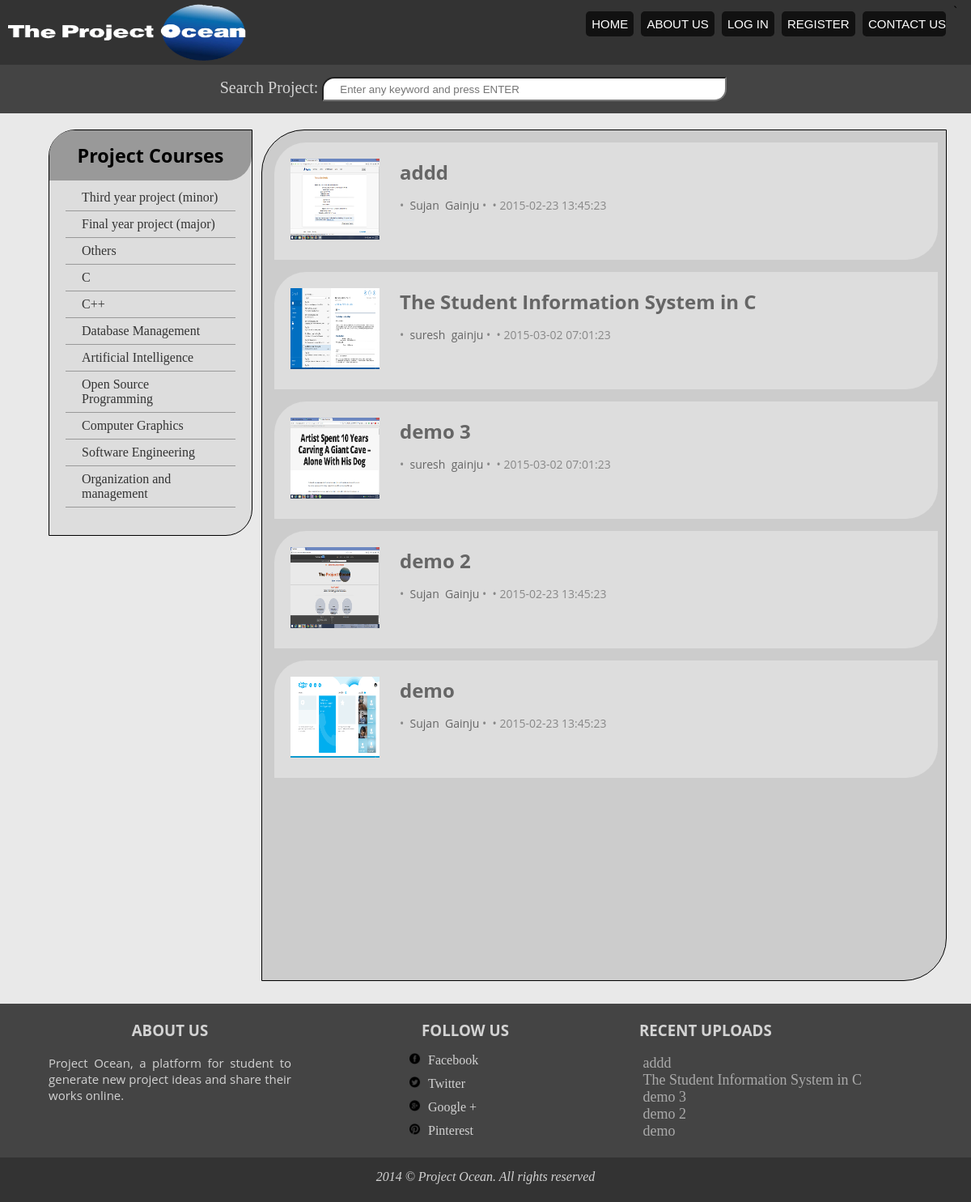
The app's page /home.php with its own data.
### tables this page shows
CREATE TABLE IF NOT EXISTS `projects` (
`project_id` int(4) NOT NULL,
  `title` varchar(255) NOT NULL,
  `description` text NOT NULL,
  `catagory` varchar(255) NOT NULL,
  `image` varchar(255) NOT NULL,
  `mainfile` varchar(255) NOT NULL,
  `filelink` varchar(255) NOT NULL,
  `user_id` int(4) NOT NULL,
  `date` timestamp NOT NULL DEFAULT CURRENT_TIMESTAMP
);

CREATE TABLE IF NOT EXISTS `user` (
`user_id` int(4) NOT NULL,
  `firstname` varchar(225) NOT NULL,
  `lastname` varchar(225) NOT NULL,
  `email` varchar(225) NOT NULL,
  `username` varchar(225) NOT NULL,
  `password` varchar(225) NOT NULL,
  `date` timestamp NOT NULL DEFAULT CURRENT_TIMESTAMP ON UPDATE CURRENT_TIMESTAMP
);

### class/database.php (called while the page is built, shortened)
<?php
class database
{
	private $host;
	private $username;
	private $password;
	function __construct()
	{
		$this->host = "localhost";
		$this->username = "root";
		$this->password = "";
		$this->database = "project";
	}
	 private function connect()
	{
		$this->con = mysql_connect($this->host, $this->username, $this->password);
		return($this->con);
	}
}
?>

### class/itemClass.php (called while the page is built, shortened)
<?php
class itemClass extends database{
		public function exec($sql){
			if(empty($sql)){
				return mysql_error();
			}
			else{
				return mysql_query($sql);
			}
		}
		public function viewall(){
			$sql="select * from projects,user where projects.user_id=user.user_id order by projects.date desc";
			return $this->exec($sql);
		}
		public function viewfooter(){
			$sql="select * from projects,user where projects.user_id=user.user_id order by projects.date desc limit 0,5";
			return $this->exec($sql);
		}
}
$item = new itemClass();
?>

### home.php (the view, shortened to what this page needs)
<?php
	include_once("class/classes.php");
	$query=$item->viewall();
	$num=mysql_num_rows($query);
	if($num>0){
?>
<html>
<head>
	<link rel="stylesheet" type="text/css" href="css/style.css">
</head>
<body>
		<?php
		include('include/menu.php');
		?>
		<?php
			include("include/search_bar.php");
		?>
	<div class="content">
		<div class="wrapper">
			<div class="left-sidebar">
				<div class="courses">
					<div class="title">
						<h3> Project Courses </h3>
					</div>
				<ul class="list">
						<li><a href="search.php?search=major"> Third year project (minor) </a> </li>
						<li><a href="search.php?search=minor"> Final year project (major) </a> </li>
						<li><a href="search.php?search=other"> Others </a> </li>
						<li><a href="search.php?search=c"> C </a> </li>
						<li><a href="search.php?search=cpp"> C++ </a> </li>
						<li><a href="search.php?search=database"> Database Management </a> </li>
						<li><a href="search.php?search=ai"> Artificial Intelligence </a> </li>
						<li><a href="search.php?search=fosp"> Open Source Programming </a> </li>
						<li><a href="search.php?search=graphics"> Computer Graphics </a> </li>
						<li><a href="search.php?search=software"> Software Engineering </a> </li>
						<li><a href="search.php?search=management"> Organization and management </a> </li>
					</ul>
				</div>
			</div>
			<div class="posts">
				<?php
						while($data=mysql_fetch_array($query)){
					?>
						<div class="post">
							<div class="image">
								<?php $imgName = $data['image']; ?>
   								<img src="up_image/<?PHP echo $imgName;?>" width="110px" height="100px">
							</div>
							<div class="ptitle">
								<h2><a href="post.php?project_id=<?php echo $data['project_id']; ?>"> <?php echo $data['title']; ?> </a></h2>
								<p> &bull;&nbsp;<a href="profile.php?user=<?php echo $data['username'] ?>"> <?php echo $data['firstname'];?>
									&nbsp;<?php echo $data['lastname']; ?> </a>
									&bull;&nbsp;<?php echo $data['college']; ?>
									&bull;&nbsp;<?php echo $data['date']; ?>
								</p>
							</div>
						</div>
					<?php
						}
					?>
					<?php
						}
						else{
							echo "NO items found";
						}
					?>
				</div>
			</div>
		</div>
        <?php
			include("include/footer.php");
		?>
</body>
</html>

### include/menu.php
<?php
if(!isset($_SESSION['uname'])){
			include("include/header.php");
		}
		else{
			include("include/lheader.php");
		}
		?>

### include/header.php
<header>
			<div class="header">
				<div class="wrapper">`
					<div class="title">
						<a href="index.php"><img src="image/Logo.png" width=300px height=70px></a>
					</div>
					<div class="nav">
						<ul>
							<li><a href="index.php">HOME</a></li>
							<li class="smooth"><a href="#about">ABOUT US</a></li>
							<li><a href="login.php">LOG IN</a></li>
							<li><a href="register.php">REGISTER</a></li>
							<li><a href="contact.php">CONTACT US</a></li>
						</ul>
					</div>
				</div>
			</div>
		</header>

### include/search_bar.php
<div class="search">
			<div class="wrapper">
				<form name="searchform" method="GET" action="search.php">
					Search Project:  <input class="s1" type="search" placeholder="Enter any keyword and press ENTER" name="search" value="">
				</form>
			</div>
		</div>

### include/footer.php
<?php
	include_once("class/itemClass.php");
	$query=$item->viewfooter();
?>
<footer>
        	<div class="subfooter">
				<div class="wrapper">
					<div class="about" id="about">
						<h3 align="center">ABOUT US </h3>
						<br>
						<p> Project Ocean, a platform for student to generate new project ideas and share their works online. </p>
					</div>
					<div class="social">
						<h3 align="center">FOLLOW US</h3>
						<ul class="list">
							<li><a href="#"> <img src="image/facebook.png" width="15px">Facebook</a></li>
							<li><a href="#"><img src="image/twitter.png" width="15px">Twitter</a></li>
							<li><a href="#"><img src="image/google.png" width="15px">Google +</a></li>
							<li><a href="#"><img src="image/pinterest.png" width="15px">Pinterest</a></li>
						</ul>
					</div>
					<div class="recent_upload">
						<h3 >RECENT UPLOADS</h3></br>
						<?php
							while($data=mysql_fetch_array($query)){
						?>
						<div class="recent">
							<a href="post.php?project_id=<?PHP echo $data['project_id']; ?>">&nbsp;<?php echo $data['title']; ?></a>
						</div>
						<?php
							}
						?>
					</div>
				</div>
			</div>
			<div class="mainfooter">
				<div class="wrapper">
					<address> 2014 &copy; Project Ocean. All rights reserved</address>
				</div>
			</div>
		</footer>

### css/style.css (style rules this page uses)
* { margin:0px; padding:0px; }
a { text-decoration: none; color:#00f; }
ul li { list-style:none; }
ul li a { color:lightgrey; text-decoration:none; }
h1, h2, h3, h4, h5, h6 { font-family: 'Open Sans',sans-serif; }
p { font-family: 'Open Sans',sans-serif; font-size: 14px; }
.list { list-style: none; padding: 10px 0; }
.wrapper { width:1180px; margin:0 auto; }
.header { height:70px; background-color: #333; padding:5px; -webkit-padding:5px; }
.header .title { color: lightgrey; float:left; width:400px; font-size: 30px; }
.header .nav { text-align: right; width:750px; padding:9px; -webkit-padding:9px; float:left; font-family:Arial, Helvetica, sans-serif; color: lightgrey; font-size: 15px; }
.nav ul li { display:inline-block; padding:5px; margin-left:5px; border-radius: 5px; padding:0 15px ; background-color: #111; padding: 7px; }
.nav ul li:last-child { padding-right: 0; }
.nav ul li a { color:#fff; text-decoration:none; text-transform:uppercase; }
.search { color:lightgrey; background-color: #444; height:60px; text-align: center; }
.search form { padding:15px 30px 25px 0; font-size: 20px; }
.search form .s1 { height: 30px; width: 500px; color:black; border-radius: 15px 0 15px 0; }
.search input { padding:0 20px; }
.content { height:1100px; background-color:#E9E9E9; }
.left-sidebar { margin:20px 0px 10px 50px; border:1px solid #000; float:left; width:250px; height: 500px; background-color: #ddd; color:#000; border-radius: 33px 0 33px 0; }
.left-sidebar .courses .title { text-align: center; font-size: 20px; padding:15px 0; background-color: #999; border-radius: 30px 0 30px 0; }
.left-sidebar .courses .list { padding: 5px 20px 20px 20px; }
.left-sidebar .courses .list li { border-bottom:1px solid #999; padding: 7px 20px; }
.left-sidebar .courses a { color:#333; }
.posts { margin:20px 20px 10px 10px; float:right; border: 1px solid #000; width:845px; height:1050px; background-color: #ccc; border-radius: 53px 0 53px 0; }
.posts .post { margin:15px; background-color: #ddd; height:125px; border-radius: 39px 0 39px 0; padding:10px 20px; width:780px }
.posts .post .image { width:135px; padding:10px 0; float:left; }
.posts .post .ptitle { margin:10px 0px; float: left; width:600px; border-radius: 23px 0 23px 0; }
.posts .post .ptitle a { color: #666; width:500px; padding-top: 10px; }
.posts .post .ptitle p { color: #888; padding: 15px 0px; }
.subfooter { height:150px; background-color: #444; color:lightgrey; padding: 20px 0; position:static; }
.subfooter .about { width:300px; float: left; text-align: justify; padding-left: 50px; }
.subfooter .about p { font-size: 15px; }
.subfooter .social { width: 150px; float: left; text-align: justify; margin-left:140px; }
.subfooter .social ul li { padding:5px; }
.subfooter .social img { padding-right: 9px; }
.subfooter .recent_upload { width:400px; float: left; margin-left: 140px; text-align: justify; }
.subfooter .recent_upload .recent a { color:#aaa; font-size: 18px; text-align: justify; }
.mainfooter { padding:15px 0; height:25px; background-color: #333; text-align: center; color:lightgrey; position:static; }

### records on screen
projects: image (picture), title "addd", user.firstname "Sujan", user.lastname "Gainju", user.date "2015-02-23 13:45:23"
projects: image (picture), title "The Student Information System in C", user.firstname "suresh", user.lastname "gainju", user.date "2015-03-02 07:01:23"
projects: image (picture), title "demo 3", user.firstname "suresh", user.lastname "gainju", user.date "2015-03-02 07:01:23"
projects: image (picture), title "demo 2", user.firstname "Sujan", user.lastname "Gainju", user.date "2015-02-23 13:45:23"
projects: image (picture), title "demo", user.firstname "Sujan", user.lastname "Gainju", user.date "2015-02-23 13:45:23"
